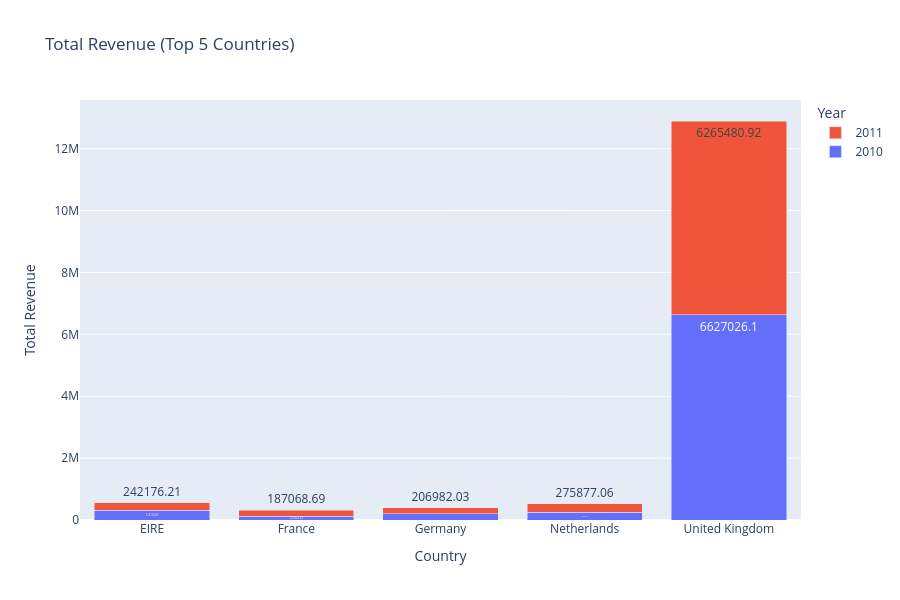

Source (notebook cell):
### Code cell
fig = go.Figure()

# We will add separate traces for each year to separate the revenue
for year in sorted(countries_agg_top_5['Year'].unique()):
    year_data = countries_agg_top_5[countries_agg_top_5['Year'] == year]
    
    fig.add_trace(go.Bar(
        x=year_data['Country'],
        y=year_data['total_revenue'],
        name=str(year),
        text=year_data['total_revenue'].round(2),
        textposition='auto',
    ))

# Define the bar chart as a stacked bar chart
fig.update_layout(
    barmode='stack',
    title='Total Revenue (Top 5 Countries)',
    xaxis_title='Country',
    yaxis_title='Total Revenue',
    legend_title='Year',
    hovermode='x unified',
    height=600
)

fig.show()

### Figure 1 — Plotly figure (JSON) as saved in the notebook; plotly's stock layout.template omitted (floating-point values rounded to 4 significant figures)
{"data": [{"name": "2010", "text": [314100.0, 127400.0, 195500.0, 257200.0, 6627000.0], "textposition": "auto", "type": "bar", "x": ["EIRE", "France", "Germany", "Netherlands", "United Kingdom"], "y": [314100.0, 127400.0, 195500.0, 257200.0, 6627000.0]}, {"name": "2011", "text": [242200.0, 187100.0, 207000.0, 275900.0, 6265000.0], "textposition": "auto", "type": "bar", "x": ["EIRE", "France", "Germany", "Netherlands", "United Kingdom"], "y": [242200.0, 187100.0, 207000.0, 275900.0, 6265000.0]}], "layout": {"barmode": "stack", "height": 600, "hovermode": "x unified", "legend": {"title": {"text": "Year"}}, "title": {"text": "Total Revenue (Top 5 Countries)"}, "xaxis": {"title": {"text": "Country"}}, "yaxis": {"title": {"text": "Total Revenue"}}}}
